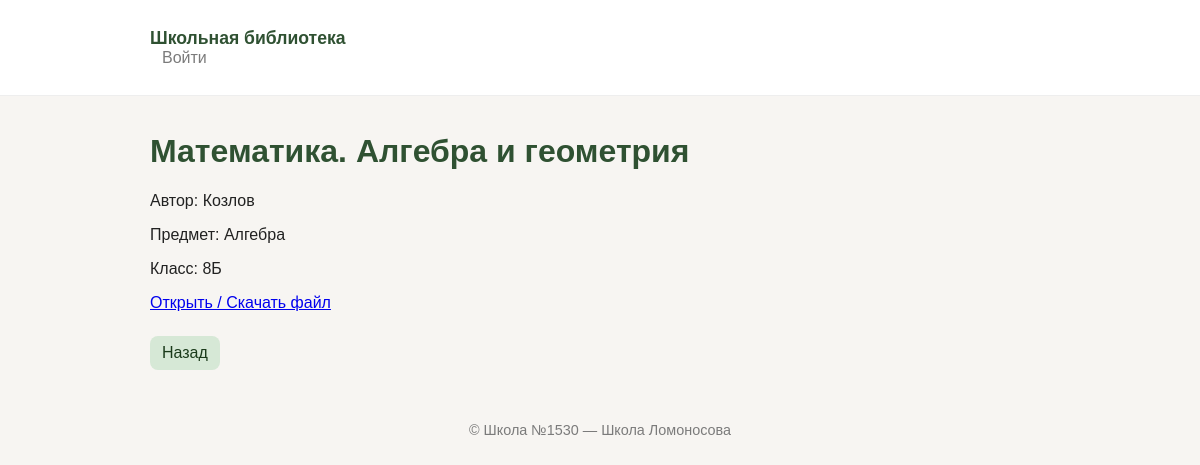
/m/4/, run on the app's committed database.
### library/models.py (models this page shows, shortened)
class Material(models.Model):
    title = models.CharField(max_length=200)
    author = models.CharField(max_length=200, blank=True)
    file = models.FileField(upload_to='materials/', blank=True, null=True)
    discipline = models.ForeignKey(Discipline, on_delete=models.CASCADE)
    school_class = models.ForeignKey(SchoolClass, on_delete=models.CASCADE)
    uploaded_by = models.ForeignKey(User, on_delete=models.SET_NULL, null=True, blank=True)
    created_at = models.DateTimeField(auto_now_add=True)

class Discipline(models.Model):
    name = models.CharField(max_length=120)
    def __str__(self): return self.name

class SchoolClass(models.Model):
    name = models.CharField(max_length=40)
    def __str__(self): return self.name

### library/views.py (the view)
# urls.py: path('m/<int:pk>/', views.material_view, name='material_view'),
def material_view(request, pk):
    mat = get_object_or_404(Material, pk=pk)
    return render(request,'library/material_view.html',{'material':mat})

### templates/library/material_view.html
{% extends 'library/base.html' %}
{% block content %}
<h1>{{ material.title }}</h1>
<p>Автор: {{ material.author }}</p>
<p>Предмет: {{ material.discipline }}</p>
<p>Класс: {{ material.school_class }}</p>
{% if material.file %}
  <p><a href="{{ material.file.url }}" target="_blank">Открыть / Скачать файл</a></p>
{% endif %}
<a href="javascript:history.back()" class="btn">Назад</a>
{% endblock %}

### static/css/style.css (style rules this page uses)
:root { --bg:#f7f5f2;--card:#ffffff;--accent:#d6e8d6;--muted:#7b7b7b; }
body { font-family:Arial,Helvetica,sans-serif;background:var(--bg);color:#222;margin:0 }
h1 { color:#2f5132 }
.btn { display:inline-block;padding:8px 12px;background:var(--accent);border-radius:8px;text-decoration:none;color:#1b3b1b;margin:8px 0 }

### data on the page
Material: title "Математика. Алгебра и геометрия", author "Козлов", discipline "Алгебра", school_class "8Б"
